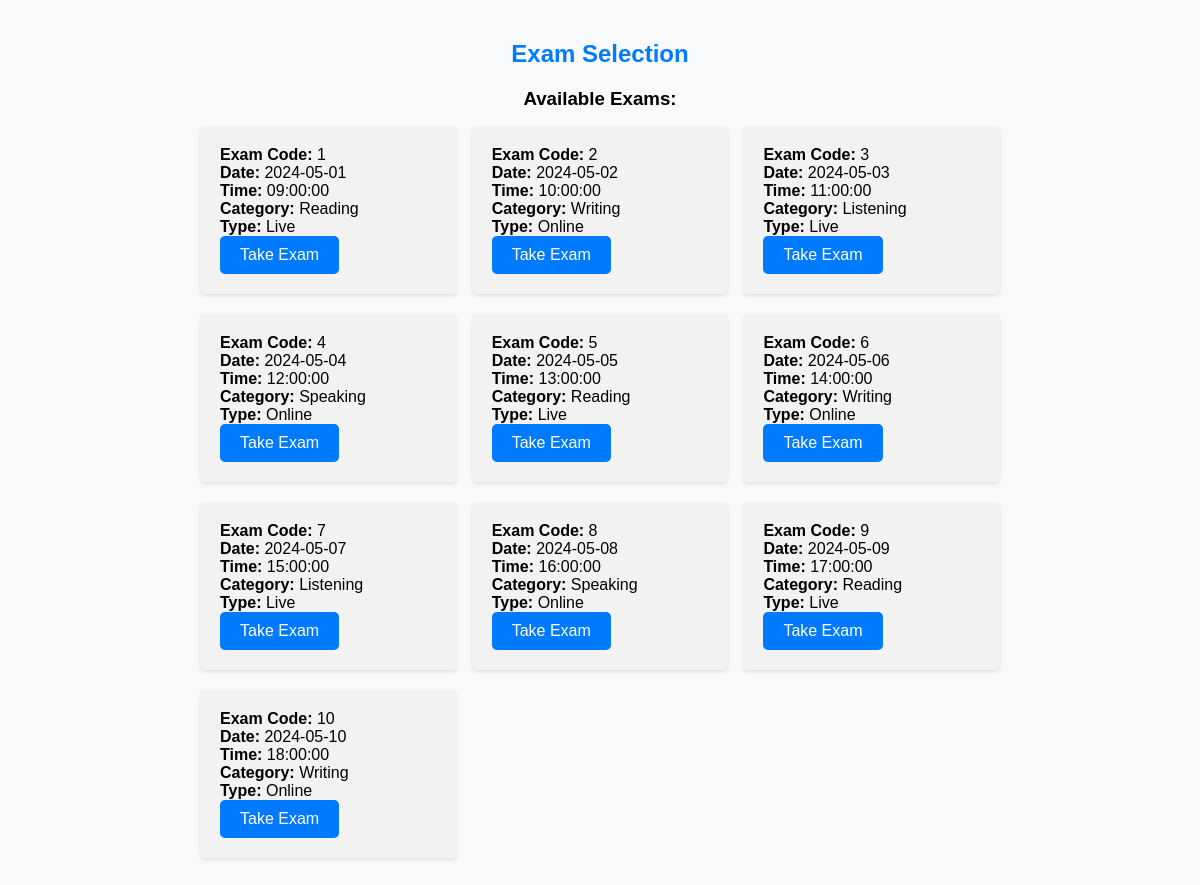
Page /take_exam.php on the committed database.
### tables this page shows
CREATE TABLE `exam` (
  `Exam_code` int(11) NOT NULL,
  `Date` date DEFAULT NULL,
  `Time` time DEFAULT NULL,
  `Category` enum('Reading','Writing','Listening','Speaking') DEFAULT NULL,
  `Type` enum('Live','Online') DEFAULT NULL
);

### get_exams.php (called while the page is built, shortened)
<?php
include('dbconnect.php');
$sql = "SELECT * FROM Exam";
$result = $conn->query($sql);
if ($result->num_rows != 0) {
    $exams = $result->fetch_all(MYSQLI_ASSOC);
} else {
    $exams = [];
}
?>

### take_exam.php (the view, shortened to what this page needs)
<!DOCTYPE html>
<html lang="en">
<head>
</head>
<body>
    <div class="container">
        <h2>Exam Selection</h2>
        <h3>Available Exams:</h3>
        <?php include 'get_exams.php'; ?>
        <?php if (!empty($exams)) : ?>
            <ul>
                <?php foreach ($exams as $exam) : ?>
                    <li>
                        <strong>Exam Code:</strong> <?php echo $exam['Exam_code']; ?><br>
                        <strong>Date:</strong> <?php echo $exam['Date']; ?><br>
                        <strong>Time:</strong> <?php echo $exam['Time']; ?><br>
                        <strong>Category:</strong> <?php echo $exam['Category']; ?><br>
                        <strong>Type:</strong> <?php echo $exam['Type']; ?><br>
                        <form action="exam_content.php" method="GET">
                            <input type="submit" value="Take Exam">
                        </form>
                    </li>
                <?php endforeach; ?>
            </ul>
        <?php else : ?>
            <p>No exams available at the moment.</p>
        <?php endif; ?>
    </div>
</body>
</html>

### take_exam.php (style rules this page uses)
body { font-family: Arial, sans-serif; background-color: #f8f9fa; margin: 0; padding: 0; display: flex; justify-content: center; align-items: center; min-height: 100vh; }
.container { max-width: 800px; width: 100%; padding: 20px; }
h2 { text-align: center; color: #007bff; margin-bottom: 20px; }
h3 { text-align: center; margin-bottom: 10px; }
ul { list-style: none; padding: 0; display: flex; flex-wrap: wrap; justify-content: space-between; }
li { width: calc(33.33% - 10px); margin-bottom: 20px; padding: 20px; background-color: #f2f2f2; border-radius: 5px; box-shadow: 0 2px 4px rgba(0, 0, 0, 0.1); box-sizing: border-box; }
form { display: inline; }
input[type="submit"] { padding: 10px 20px; background-color: #007bff; color: #fff; border: none; border-radius: 5px; font-size: 16px; cursor: pointer; transition: background-color 0.3s; }

### rows in the picture
exam: Exam_code "1", Date "2024-05-01", Time "09:00:00", Category "Reading", Type "Live"
exam: Exam_code "2", Date "2024-05-02", Time "10:00:00", Category "Writing", Type "Online"
exam: Exam_code "3", Date "2024-05-03", Time "11:00:00", Category "Listening", Type "Live"
exam: Exam_code "4", Date "2024-05-04", Time "12:00:00", Category "Speaking", Type "Online"
exam: Exam_code "5", Date "2024-05-05", Time "13:00:00", Category "Reading", Type "Live"
exam: Exam_code "6", Date "2024-05-06", Time "14:00:00", Category "Writing", Type "Online"
exam: Exam_code "7", Date "2024-05-07", Time "15:00:00", Category "Listening", Type "Live"
exam: Exam_code "8", Date "2024-05-08", Time "16:00:00", Category "Speaking", Type "Online"
exam: Exam_code "9", Date "2024-05-09", Time "17:00:00", Category "Reading", Type "Live"
exam: Exam_code "10", Date "2024-05-10", Time "18:00:00", Category "Writing", Type "Online"
